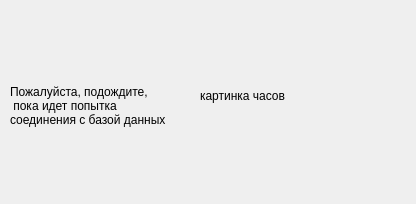
<?xml version="1.0" encoding="UTF-8"?>
<ui version="4.0">
 <class>WaitWidget</class>
 <widget class="QWidget" name="WaitWidget">
  <property name="geometry">
   <rect>
    <x>0</x>
    <y>0</y>
    <width>416</width>
    <height>204</height>
   </rect>
  </property>
  <property name="minimumSize">
   <size>
    <width>0</width>
    <height>0</height>
   </size>
  </property>
  <property name="maximumSize">
   <size>
    <width>1000</width>
    <height>1000</height>
   </size>
  </property>
  <property name="windowTitle">
   <string>Подождите</string>
  </property>
  <widget class="QLabel" name="lblPleaseWait">
   <property name="geometry">
    <rect>
     <x>10</x>
     <y>80</y>
     <width>161</width>
     <height>51</height>
    </rect>
   </property>
   <property name="minimumSize">
    <size>
     <width>151</width>
     <height>0</height>
    </size>
   </property>
   <property name="maximumSize">
    <size>
     <width>16777215</width>
     <height>16777215</height>
    </size>
   </property>
   <property name="font">
    <font>
     <pointsize>9</pointsize>
    </font>
   </property>
   <property name="text">
    <string>Пожалуйста, подождите,
 пока идет попытка 
соединения с базой данных</string>
   </property>
   <property name="alignment">
    <set>Qt::AlignLeading|Qt::AlignLeft|Qt::AlignVCenter</set>
   </property>
  </widget>
  <widget class="QLabel" name="pix">
   <property name="geometry">
    <rect>
     <x>200</x>
     <y>15</y>
     <width>181</width>
     <height>161</height>
    </rect>
   </property>
   <property name="text">
    <string>картинка часов</string>
   </property>
  </widget>
 </widget>
 <resources/>
 <connections/>
</ui>
